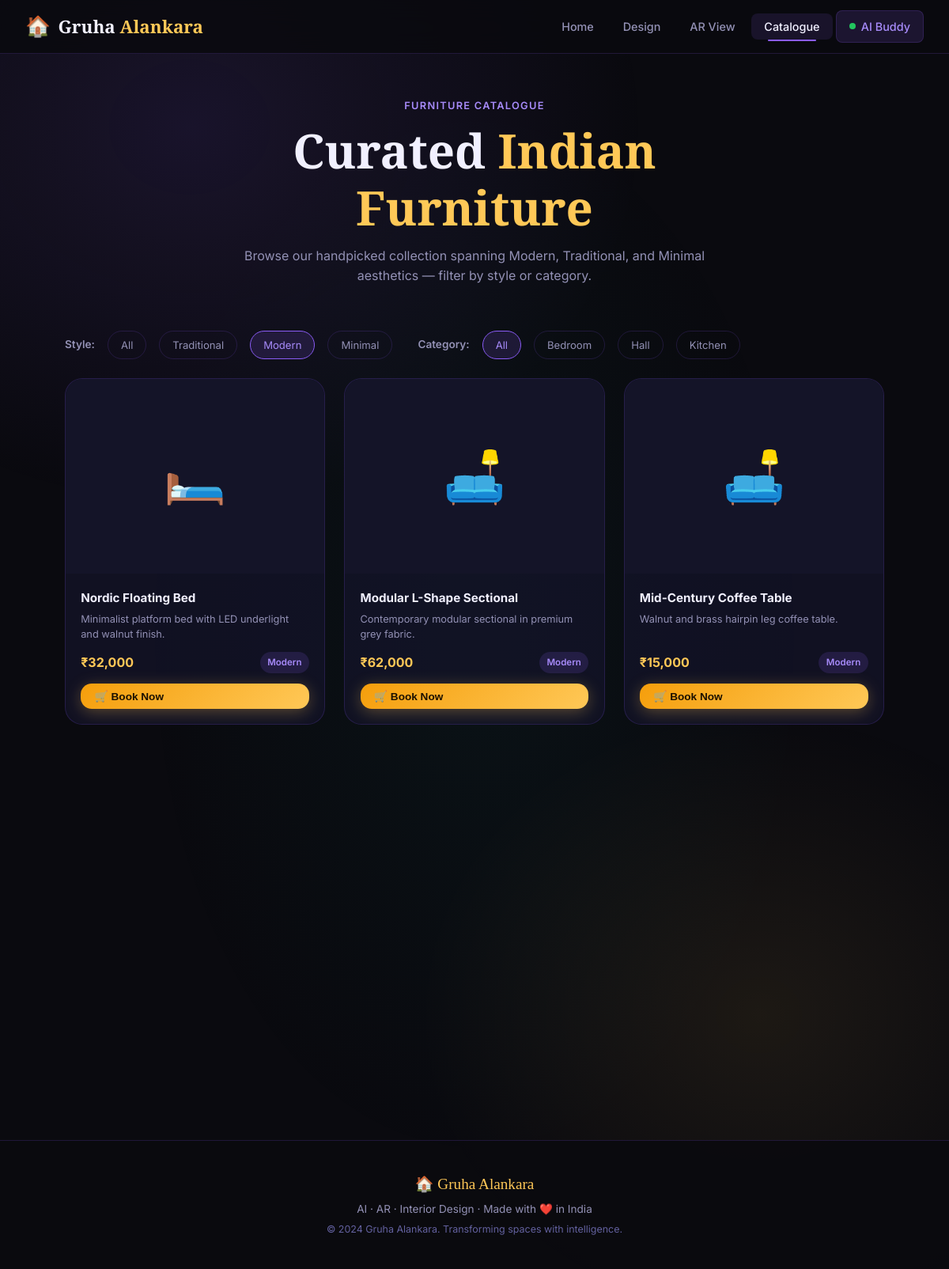
The app's page /catalog?style=Modern with its own data.
### models.py (models this page shows)
class Furniture(db.Model):
    id = db.Column(db.Integer, primary_key=True)
    name = db.Column(db.String(100))
    category = db.Column(db.String(100))
    style = db.Column(db.String(100))
    price = db.Column(db.Float)
    description = db.Column(db.Text)
    image_url = db.Column(db.String(300))
    ar_model = db.Column(db.String(300))
    in_stock = db.Column(db.Boolean, default=True)

### app.py (the view)
@app.route("/catalog")
def catalog():
    style_filter    = request.args.get("style", "")
    category_filter = request.args.get("category", "")
    query = Furniture.query
    if style_filter:
        query = query.filter_by(style=style_filter)
    if category_filter:
        query = query.filter_by(category=category_filter)
    furniture_list = query.all()
    styles     = db.session.query(Furniture.style).distinct().all()
    categories = db.session.query(Furniture.category).distinct().all()
    return render_template("catalog.html",
                           furniture_list=furniture_list,
                           styles=[s[0] for s in styles],
                           categories=[c[0] for c in categories],
                           selected_style=style_filter,
                           selected_category=category_filter)

### templates/catalog.html (shortened to what this page needs)
{% extends "base.html" %}
{% block content %}
<div class="page-hero">
    <div class="section-tag">Furniture Catalogue</div>
    <h1>Curated <span class="accent">Indian Furniture</span></h1>
    <p>Browse our handpicked collection spanning Modern, Traditional, and Minimal aesthetics — filter by style or
        category.</p>
</div>
<div class="catalog-filter-bar">
    <span class="filter-label">Style:</span>
    <a href="{{ url_for('catalog') }}" class="filter-btn {% if not selected_style %}active{% endif %}">All</a>
    {% for s in styles %}
    <a href="{{ url_for('catalog', style=s) }}" class="filter-btn {% if selected_style == s %}active{% endif %}">{{ s
        }}</a>
    {% endfor %}
    <span class="filter-label" style="margin-left:1rem">Category:</span>
    <a href="{{ url_for('catalog') }}" class="filter-btn {% if not selected_category %}active{% endif %}">All</a>
    {% for c in categories %}
    <a href="{{ url_for('catalog', category=c) }}"
        class="filter-btn {% if selected_category == c %}active{% endif %}">{{ c }}</a>
    {% endfor %}
</div>
{% if furniture_list %}
<div class="catalog-grid" id="catalogGrid">
    {% for item in furniture_list %}
    <div class="furniture-card" id="fc-{{ item.id }}">
        <div class="furniture-img-wrap">
            <span>{{ '🛏️' if item.category == 'Bedroom' else '🛋️' if item.category == 'Hall' else '🍽️' }}</span>
        </div>
        <div class="furniture-info">
            <div class="furniture-name">{{ item.name }}</div>
            <p class="furniture-desc">{{ item.description }}</p>
            <div class="furniture-meta">
                <span class="furniture-price">₹{{ '{:,.0f}'.format(item.price) }}</span>
                <span class="furniture-tag">{{ item.style }}</span>
            </div>
            <button class="btn btn-gold btn-sm" style="width:100%" id="bookBtn-{{ item.id }}"
                onclick="bookFurniture({{ item.id }}, '{{ item.name }}', this)">
                🛒 Book Now
            </button>
        </div>
    </div>
    {% endfor %}
</div>
{% else %}
<div class="empty-state">
    <div class="empty-icon">🔍</div>
    <div class="empty-title">No items found</div>
    <p>Try a different style or category filter.</p>
</div>
{% endif %}
{% endblock %}

### static/style.css (style rules this page uses)
:root { --bg: #0a0a0f; --bg2: #0f0f1a; --bg3: #141428; --surface: rgba(20, 20, 44, 0.7); --surface2: rgba(30, 30, 60, 0.6); --border: rgba(139, 92, 246, 0.18); --border2: rgba(255, 200, 87, 0.18); --accent: #8b5cf6; --accent2: #a78bfa; --accent3: #7c3aed; --gold: #ffc857; --gold2: #f59e0b; --rose: #f43f5e; --teal: #14b8a6; --text: #f1f0ff; --text-muted: #9391b5; --text-dim: #6462a0; --radius-sm: 8px; --radius: 14px; --radius-lg: 22px; --radius-xl: 32px; --shadow: 0 8px 32px rgba(139, 92, 246, 0.15); --shadow-lg: 0 20px 60px rgba(0, 0, 0, 0.5); --glow: 0 0 30px rgba(139, 92, 246, 0.3); --glow-gold: 0 0 30px rgba(255, 200, 87, 0.3); --trans: all 0.3s cubic-bezier(0.4, 0, 0.2, 1); --trans-fast: all 0.15s ease; }
*, *::before, *::after { box-sizing: border-box; margin: 0; padding: 0; }
html { scroll-behavior: smooth; }
body { font-family: 'Inter', system-ui, sans-serif; background-color: var(--bg); color: var(--text); line-height: 1.6; min-height: 100vh; overflow-x: hidden; }
body::before { content: ''; position: fixed; inset: 0; z-index: -1; background: radial-gradient(ellipse 80% 50% at 20% 10%, rgba(139, 92, 246, 0.12) 0%, transparent 60%), radial-gradient(ellipse 60% 40% at 80% 80%, rgba(255, 200, 87, 0.08) 0%, transparent 60%), radial-gradient(ellipse 50% 60% at 50% 50%, rgba(20, 184, 166, 0.05) 0%, transparent 70%); pointer-events: none; }
a { text-decoration: none; color: inherit; }
h1, h2, h3 { font-family: 'Playfair Display', Georgia, serif; line-height: 1.2; }
h1 { font-size: clamp(2.2rem, 5vw, 4rem); }
.accent { color: var(--gold); }
.btn { display: inline-flex; align-items: center; gap: 0.5rem; padding: 0.8rem 1.8rem; border-radius: var(--radius); font-size: 0.95rem; font-weight: 600; cursor: pointer; border: none; transition: var(--trans); text-decoration: none; }
.btn-gold { background: linear-gradient(135deg, var(--gold2), var(--gold)); color: #1a1000; box-shadow: 0 4px 20px rgba(255, 200, 87, 0.3); }
.btn-sm { padding: 0.5rem 1.1rem; font-size: 0.85rem; }
.section-tag { color: var(--accent2); font-size: 0.8rem; font-weight: 600; letter-spacing: 0.1em; text-transform: uppercase; margin-bottom: 0.6rem; }
.page-hero { padding: 3.5rem 2rem 2rem; text-align: center; max-width: 700px; margin: 0 auto; }
.page-hero p { color: var(--text-muted); margin-top: 0.8rem; }
.catalog-filter-bar { display: flex; flex-wrap: wrap; gap: 1rem; align-items: center; max-width: 1100px; margin: 0 auto; padding: 1.5rem 2rem; }
.filter-label { font-size: 0.85rem; color: var(--text-muted); font-weight: 600; }
.filter-btn { padding: 0.42rem 1rem; border-radius: 100px; border: 1px solid var(--border); background: transparent; color: var(--text-muted); font-size: 0.82rem; cursor: pointer; transition: var(--trans); font-family: 'Inter', sans-serif; }
.filter-btn:hover, .filter-btn.active { background: rgba(139, 92, 246, 0.15); border-color: var(--accent); color: var(--accent2); }
.catalog-grid { display: grid; grid-template-columns: repeat(auto-fill, minmax(260px, 1fr)); gap: 1.5rem; max-width: 1100px; margin: 0 auto; padding: 0 2rem 4rem; }
.furniture-card { background: var(--surface); border: 1px solid var(--border); border-radius: var(--radius-lg); overflow: hidden; transition: var(--trans); display: flex; flex-direction: column; }
.furniture-img-wrap { aspect-ratio: 4/3; overflow: hidden; background: var(--bg3); display: flex; align-items: center; justify-content: center; font-size: 4rem; }
.furniture-info { padding: 1.2rem; flex: 1; display: flex; flex-direction: column; }
.furniture-name { font-weight: 700; font-size: 0.95rem; margin-bottom: 0.3rem; }
.furniture-desc { color: var(--text-muted); font-size: 0.8rem; line-height: 1.5; margin-bottom: 0.8rem; flex: 1; }
.furniture-meta { display: flex; justify-content: space-between; align-items: center; margin-bottom: 0.8rem; }
.furniture-price { color: var(--gold); font-weight: 700; font-size: 1rem; }
.furniture-tag { padding: 0.25rem 0.6rem; border-radius: 100px; background: rgba(139, 92, 246, 0.15); color: var(--accent2); font-size: 0.72rem; font-weight: 600; }

### records on screen
Furniture: category "🛏️", name "Nordic Floating Bed", description "Minimalist platform bed with LED underlight and walnut finish.", price "32,000", style "Modern"
Furniture: category "🛋️", name "Modular L-Shape Sectional", description "Contemporary modular sectional in premium grey fabric.", price "62,000", style "Modern"
Furniture: category "🛋️", name "Mid-Century Coffee Table", description "Walnut and brass hairpin leg coffee table.", price "15,000", style "Modern"

### other values on screen
{{ s }} "Traditional" "Modern" "Minimal"
{{ c }} "Bedroom" "Hall" "Kitchen"
